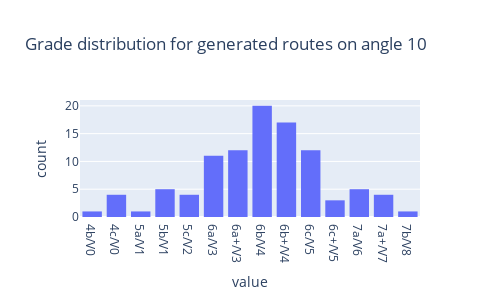
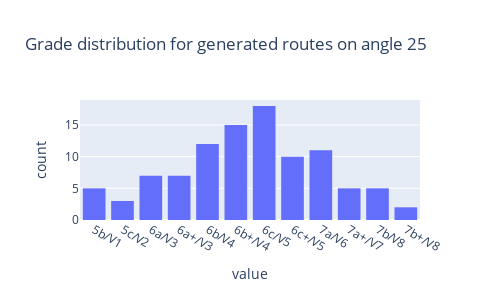
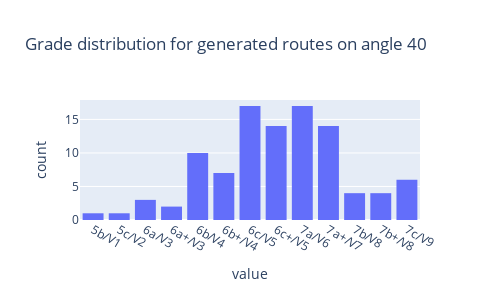
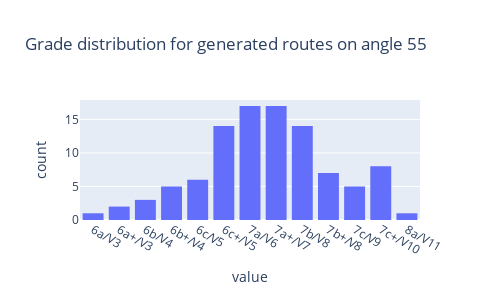

The notebook cell saved with these charts, in order:
### Code cell
for deg in [10, 25, 40, 55, 70]:
    angles = torch.tensor([deg] * 100).cuda()
    preds = classifier.forward(saclimb.cuda().float(), angles.cuda()).cpu().detach()
    predlist = preds.round().long().view(-1).tolist()
    fig = px.histogram(
        [grades[x] for x in sorted(predlist)],
        width=500,
        height=300,
        title=f"Grade distribution for generated routes on angle {deg}",
    )
    fig.update_layout(showlegend=False)
    fig.write_image(f"angle{deg}.png")
    fig.show()

### Figure 1 — Plotly figure (JSON) as saved in the notebook; plotly's stock layout.template omitted (floating-point values rounded to 4 significant figures)
{"data": [{"alignmentgroup": "True", "bingroup": "x", "hovertemplate": "variable=0<br>value=%{x}<br>count=%{y}<extra></extra>", "legendgroup": "0", "marker": {"color": "#636efa", "pattern": {"shape": ""}}, "name": "0", "offsetgroup": "0", "orientation": "v", "showlegend": true, "type": "histogram", "x": ["4b/V0", "4c/V0", "4c/V0", "4c/V0", "4c/V0", "5a/V1", "5b/V1", "5b/V1", "5b/V1", "5b/V1", "5b/V1", "5c/V2", "5c/V2", "5c/V2", "5c/V2", "6a/V3", "6a/V3", "6a/V3", "6a/V3", "6a/V3", "6a/V3", "6a/V3", "6a/V3", "6a/V3", "6a/V3", "6a/V3", "6a+/V3", "6a+/V3", "6a+/V3", "6a+/V3", "6a+/V3", "6a+/V3", "6a+/V3", "6a+/V3", "6a+/V3", "6a+/V3", "6a+/V3", "6a+/V3", "6b/V4", "6b/V4", "6b/V4", "6b/V4", "6b/V4", "6b/V4", "6b/V4", "6b/V4", "6b/V4", "6b/V4", "6b/V4", "6b/V4", "6b/V4", "6b/V4", "6b/V4", "6b/V4", "6b/V4", "6b/V4", "6b/V4", "6b/V4", "6b+/V4", "6b+/V4", "6b+/V4", "6b+/V4", "6b+/V4", "6b+/V4", "6b+/V4", "6b+/V4", "6b+/V4", "6b+/V4", "6b+/V4", "6b+/V4", "6b+/V4", "6b+/V4", "6b+/V4", "6b+/V4", "6b+/V4", "6c/V5", "6c/V5", "6c/V5", "6c/V5", "6c/V5", "6c/V5", "6c/V5", "6c/V5", "6c/V5", "6c/V5", "6c/V5", "6c/V5", "6c+/V5", "6c+/V5", "6c+/V5", "7a/V6", "7a/V6", "7a/V6", "7a/V6", "7a/V6", "7a+/V7", "7a+/V7", "7a+/V7", "7a+/V7", "7b/V8"], "xaxis": "x", "yaxis": "y"}], "layout": {"barmode": "relative", "height": 300, "legend": {"title": {"text": "variable"}, "tracegroupgap": 0}, "showlegend": false, "title": {"text": "Grade distribution for generated routes on angle 10"}, "width": 500, "xaxis": {"anchor": "y", "domain": [0, 1], "title": {"text": "value"}}, "yaxis": {"anchor": "x", "domain": [0, 1], "title": {"text": "count"}}}}

### Figure 2 — Plotly figure (JSON) as saved in the notebook; plotly's stock layout.template omitted (floating-point values rounded to 4 significant figures)
{"data": [{"alignmentgroup": "True", "bingroup": "x", "hovertemplate": "variable=0<br>value=%{x}<br>count=%{y}<extra></extra>", "legendgroup": "0", "marker": {"color": "#636efa", "pattern": {"shape": ""}}, "name": "0", "offsetgroup": "0", "orientation": "v", "showlegend": true, "type": "histogram", "x": ["5b/V1", "5b/V1", "5b/V1", "5b/V1", "5b/V1", "5c/V2", "5c/V2", "5c/V2", "6a/V3", "6a/V3", "6a/V3", "6a/V3", "6a/V3", "6a/V3", "6a/V3", "6a+/V3", "6a+/V3", "6a+/V3", "6a+/V3", "6a+/V3", "6a+/V3", "6a+/V3", "6b/V4", "6b/V4", "6b/V4", "6b/V4", "6b/V4", "6b/V4", "6b/V4", "6b/V4", "6b/V4", "6b/V4", "6b/V4", "6b/V4", "6b+/V4", "6b+/V4", "6b+/V4", "6b+/V4", "6b+/V4", "6b+/V4", "6b+/V4", "6b+/V4", "6b+/V4", "6b+/V4", "6b+/V4", "6b+/V4", "6b+/V4", "6b+/V4", "6b+/V4", "6c/V5", "6c/V5", "6c/V5", "6c/V5", "6c/V5", "6c/V5", "6c/V5", "6c/V5", "6c/V5", "6c/V5", "6c/V5", "6c/V5", "6c/V5", "6c/V5", "6c/V5", "6c/V5", "6c/V5", "6c/V5", "6c+/V5", "6c+/V5", "6c+/V5", "6c+/V5", "6c+/V5", "6c+/V5", "6c+/V5", "6c+/V5", "6c+/V5", "6c+/V5", "7a/V6", "7a/V6", "7a/V6", "7a/V6", "7a/V6", "7a/V6", "7a/V6", "7a/V6", "7a/V6", "7a/V6", "7a/V6", "7a+/V7", "7a+/V7", "7a+/V7", "7a+/V7", "7a+/V7", "7b/V8", "7b/V8", "7b/V8", "7b/V8", "7b/V8", "7b+/V8", "7b+/V8"], "xaxis": "x", "yaxis": "y"}], "layout": {"barmode": "relative", "height": 300, "legend": {"title": {"text": "variable"}, "tracegroupgap": 0}, "showlegend": false, "title": {"text": "Grade distribution for generated routes on angle 25"}, "width": 500, "xaxis": {"anchor": "y", "domain": [0, 1], "title": {"text": "value"}}, "yaxis": {"anchor": "x", "domain": [0, 1], "title": {"text": "count"}}}}

### Figure 3 — Plotly figure (JSON) as saved in the notebook; plotly's stock layout.template omitted (floating-point values rounded to 4 significant figures)
{"data": [{"alignmentgroup": "True", "bingroup": "x", "hovertemplate": "variable=0<br>value=%{x}<br>count=%{y}<extra></extra>", "legendgroup": "0", "marker": {"color": "#636efa", "pattern": {"shape": ""}}, "name": "0", "offsetgroup": "0", "orientation": "v", "showlegend": true, "type": "histogram", "x": ["5b/V1", "5c/V2", "6a/V3", "6a/V3", "6a/V3", "6a+/V3", "6a+/V3", "6b/V4", "6b/V4", "6b/V4", "6b/V4", "6b/V4", "6b/V4", "6b/V4", "6b/V4", "6b/V4", "6b/V4", "6b+/V4", "6b+/V4", "6b+/V4", "6b+/V4", "6b+/V4", "6b+/V4", "6b+/V4", "6c/V5", "6c/V5", "6c/V5", "6c/V5", "6c/V5", "6c/V5", "6c/V5", "6c/V5", "6c/V5", "6c/V5", "6c/V5", "6c/V5", "6c/V5", "6c/V5", "6c/V5", "6c/V5", "6c/V5", "6c+/V5", "6c+/V5", "6c+/V5", "6c+/V5", "6c+/V5", "6c+/V5", "6c+/V5", "6c+/V5", "6c+/V5", "6c+/V5", "6c+/V5", "6c+/V5", "6c+/V5", "6c+/V5", "7a/V6", "7a/V6", "7a/V6", "7a/V6", "7a/V6", "7a/V6", "7a/V6", "7a/V6", "7a/V6", "7a/V6", "7a/V6", "7a/V6", "7a/V6", "7a/V6", "7a/V6", "7a/V6", "7a/V6", "7a+/V7", "7a+/V7", "7a+/V7", "7a+/V7", "7a+/V7", "7a+/V7", "7a+/V7", "7a+/V7", "7a+/V7", "7a+/V7", "7a+/V7", "7a+/V7", "7a+/V7", "7a+/V7", "7b/V8", "7b/V8", "7b/V8", "7b/V8", "7b+/V8", "7b+/V8", "7b+/V8", "7b+/V8", "7c/V9", "7c/V9", "7c/V9", "7c/V9", "7c/V9", "7c/V9"], "xaxis": "x", "yaxis": "y"}], "layout": {"barmode": "relative", "height": 300, "legend": {"title": {"text": "variable"}, "tracegroupgap": 0}, "showlegend": false, "title": {"text": "Grade distribution for generated routes on angle 40"}, "width": 500, "xaxis": {"anchor": "y", "domain": [0, 1], "title": {"text": "value"}}, "yaxis": {"anchor": "x", "domain": [0, 1], "title": {"text": "count"}}}}

### Figure 4 — Plotly figure (JSON) as saved in the notebook; plotly's stock layout.template omitted (floating-point values rounded to 4 significant figures)
{"data": [{"alignmentgroup": "True", "bingroup": "x", "hovertemplate": "variable=0<br>value=%{x}<br>count=%{y}<extra></extra>", "legendgroup": "0", "marker": {"color": "#636efa", "pattern": {"shape": ""}}, "name": "0", "offsetgroup": "0", "orientation": "v", "showlegend": true, "type": "histogram", "x": ["6a/V3", "6a+/V3", "6a+/V3", "6b/V4", "6b/V4", "6b/V4", "6b+/V4", "6b+/V4", "6b+/V4", "6b+/V4", "6b+/V4", "6c/V5", "6c/V5", "6c/V5", "6c/V5", "6c/V5", "6c/V5", "6c+/V5", "6c+/V5", "6c+/V5", "6c+/V5", "6c+/V5", "6c+/V5", "6c+/V5", "6c+/V5", "6c+/V5", "6c+/V5", "6c+/V5", "6c+/V5", "6c+/V5", "6c+/V5", "7a/V6", "7a/V6", "7a/V6", "7a/V6", "7a/V6", "7a/V6", "7a/V6", "7a/V6", "7a/V6", "7a/V6", "7a/V6", "7a/V6", "7a/V6", "7a/V6", "7a/V6", "7a/V6", "7a/V6", "7a+/V7", "7a+/V7", "7a+/V7", "7a+/V7", "7a+/V7", "7a+/V7", "7a+/V7", "7a+/V7", "7a+/V7", "7a+/V7", "7a+/V7", "7a+/V7", "7a+/V7", "7a+/V7", "7a+/V7", "7a+/V7", "7a+/V7", "7b/V8", "7b/V8", "7b/V8", "7b/V8", "7b/V8", "7b/V8", "7b/V8", "7b/V8", "7b/V8", "7b/V8", "7b/V8", "7b/V8", "7b/V8", "7b/V8", "7b+/V8", "7b+/V8", "7b+/V8", "7b+/V8", "7b+/V8", "7b+/V8", "7b+/V8", "7c/V9", "7c/V9", "7c/V9", "7c/V9", "7c/V9", "7c+/V10", "7c+/V10", "7c+/V10", "7c+/V10", "7c+/V10", "7c+/V10", "7c+/V10", "7c+/V10", "8a/V11"], "xaxis": "x", "yaxis": "y"}], "layout": {"barmode": "relative", "height": 300, "legend": {"title": {"text": "variable"}, "tracegroupgap": 0}, "showlegend": false, "title": {"text": "Grade distribution for generated routes on angle 55"}, "width": 500, "xaxis": {"anchor": "y", "domain": [0, 1], "title": {"text": "value"}}, "yaxis": {"anchor": "x", "domain": [0, 1], "title": {"text": "count"}}}}
